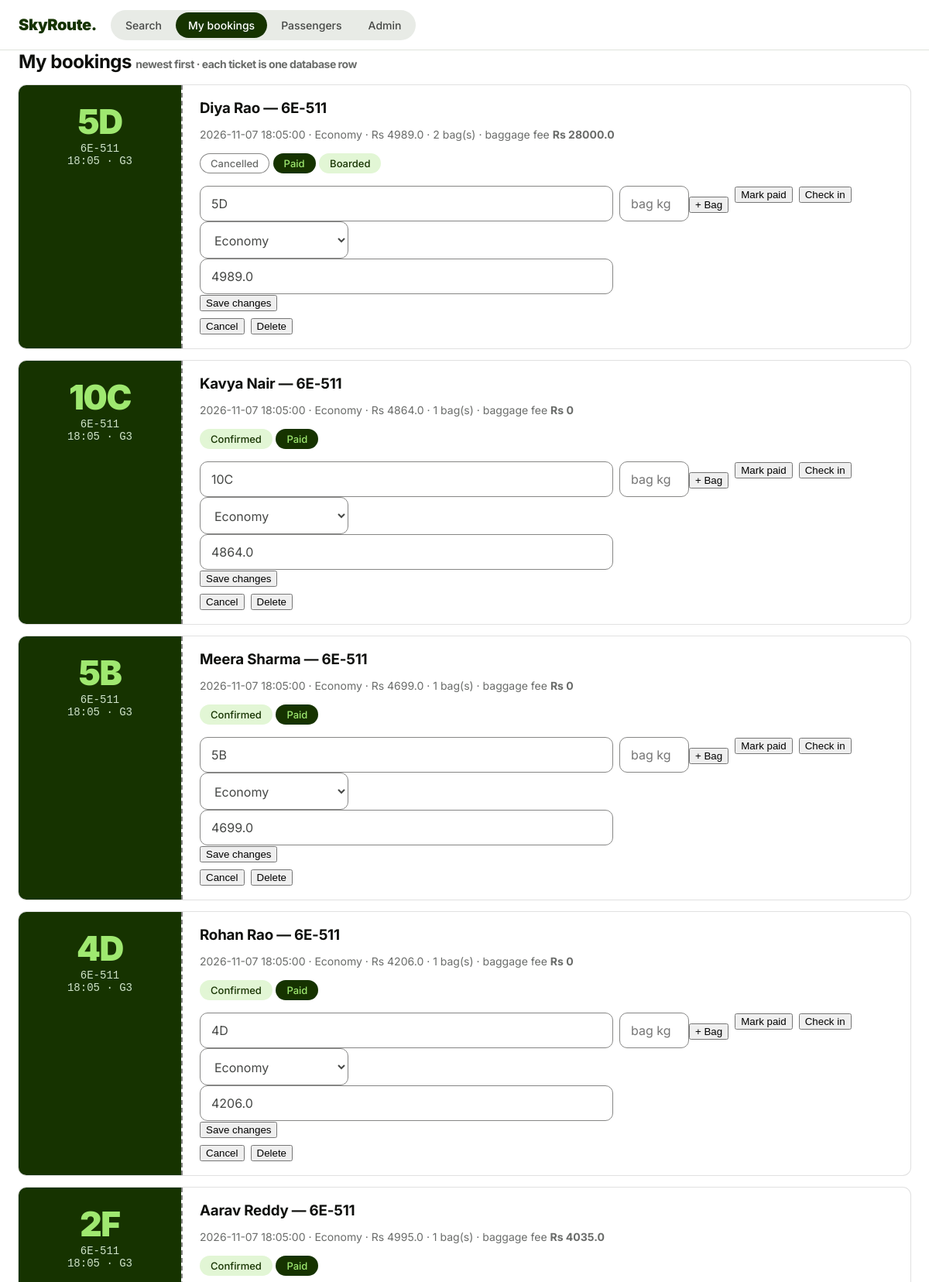
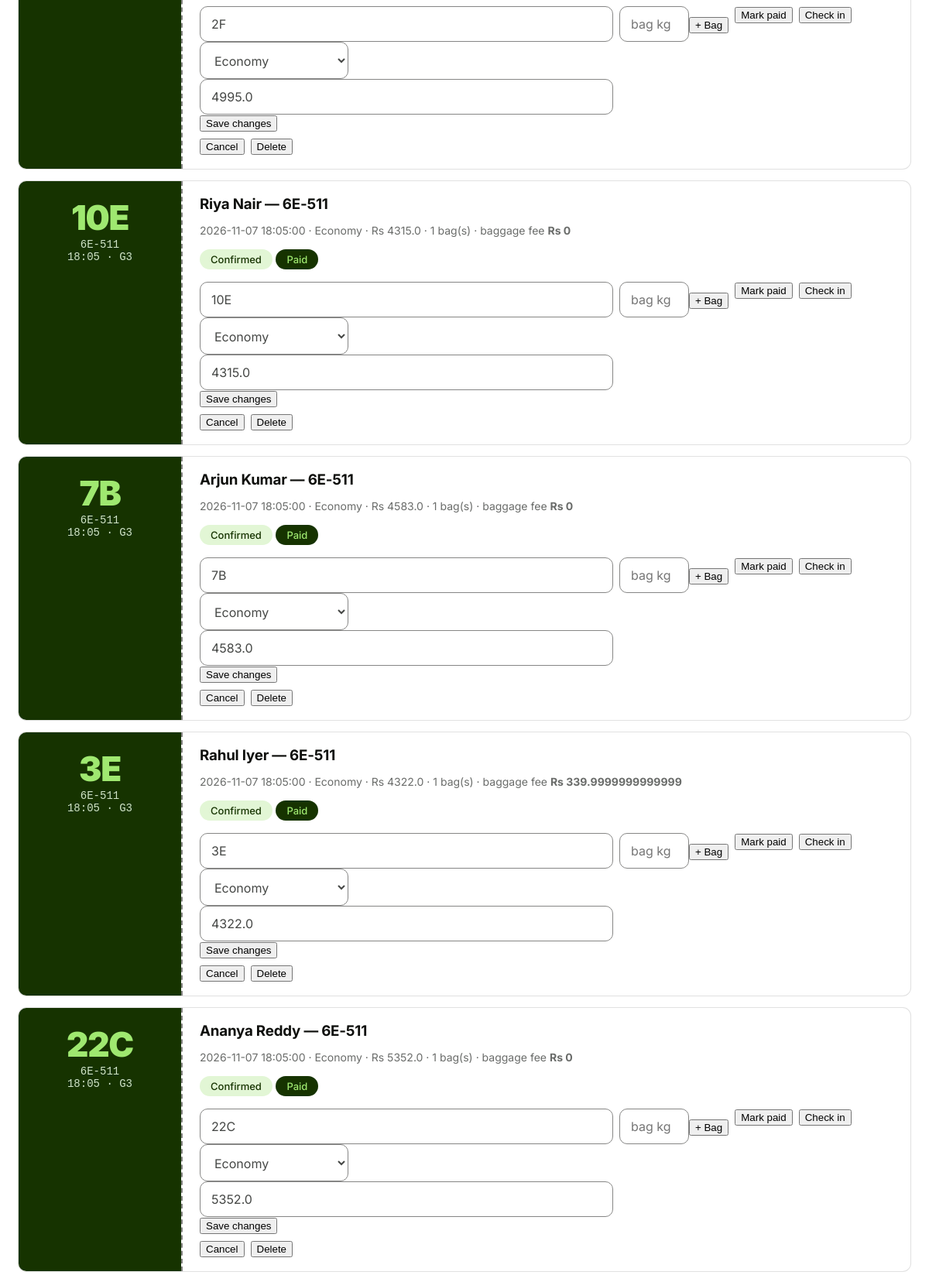
Screenshot of /bookings (upper part) with the database file from the repository (2 pictures, top to bottom).
### tables this page shows
CREATE TABLE Payments (
  payment_id    INTEGER PRIMARY KEY AUTOINCREMENT,
  booking_id    INTEGER NOT NULL UNIQUE REFERENCES Bookings (booking_id)
                ON DELETE CASCADE ON UPDATE CASCADE,
  amount        REAL NOT NULL CHECK (amount >= 0),
  pay_method    TEXT NOT NULL,
  pay_status    TEXT NOT NULL DEFAULT 'Pending'
                CHECK (pay_status IN ('Pending','Paid','Failed','Refunded')),
  txn_reference TEXT UNIQUE,
  paid_at       TEXT
);

CREATE TABLE Bookings (
  booking_id   INTEGER PRIMARY KEY AUTOINCREMENT,
  passenger_id INTEGER NOT NULL REFERENCES Passengers (passenger_id)
               ON DELETE CASCADE ON UPDATE CASCADE,
  departure_id INTEGER NOT NULL REFERENCES Departures (departure_id)
               ON DELETE CASCADE ON UPDATE CASCADE,
  seat_number  TEXT NOT NULL,
  travel_class TEXT NOT NULL DEFAULT 'Economy'
               CHECK (travel_class IN ('Economy','Premium Economy','Business','First')),
  price        REAL NOT NULL CHECK (price >= 0),
  booking_status TEXT NOT NULL DEFAULT 'Confirmed'
               CHECK (booking_status IN ('Pending','Confirmed','Cancelled','Refunded')),
  booked_at    TEXT NOT NULL DEFAULT (datetime('now')),
  UNIQUE (departure_id, seat_number)
);

CREATE TABLE Flights (
  flight_id            INTEGER PRIMARY KEY AUTOINCREMENT,
  flight_number        TEXT NOT NULL,
  airline_id           INTEGER NOT NULL REFERENCES Airlines (airline_id)
                       ON DELETE CASCADE ON UPDATE CASCADE,
  departure_airport_id INTEGER NOT NULL REFERENCES Airports (airport_id)
                       ON DELETE RESTRICT ON UPDATE CASCADE,
  arrival_airport_id   INTEGER NOT NULL REFERENCES Airports (airport_id)
                       ON DELETE RESTRICT ON UPDATE CASCADE,
  sched_departure      TEXT NOT NULL,
  sched_arrival        TEXT NOT NULL,
  flight_status        TEXT NOT NULL DEFAULT 'Active'
                       CHECK (flight_status IN ('Active','Suspended')),
  UNIQUE (flight_number),
  CHECK (departure_airport_id <> arrival_airport_id)
);

CREATE TABLE Departures (
  departure_id        INTEGER PRIMARY KEY AUTOINCREMENT,
  flight_id           INTEGER NOT NULL REFERENCES Flights (flight_id)
                      ON DELETE CASCADE ON UPDATE CASCADE,
  scheduled_departure TEXT NOT NULL,
  scheduled_arrival   TEXT NOT NULL,
  departure_status    TEXT NOT NULL DEFAULT 'Scheduled'
                      CHECK (departure_status IN
                        ('Scheduled','Boarding','Departed','Arrived','Delayed','Cancelled')),
  aircraft_id INTEGER REFERENCES Aircraft (aircraft_id)
              ON DELETE SET NULL ON UPDATE CASCADE,
  gate_id     INTEGER REFERENCES Gates (gate_id)
              ON DELETE SET NULL ON UPDATE CASCADE,
  UNIQUE (flight_id, scheduled_departure),
  CHECK (scheduled_arrival > scheduled_departure)
);

CREATE TABLE Gates (
  gate_id     INTEGER PRIMARY KEY AUTOINCREMENT,
  terminal_id INTEGER NOT NULL REFERENCES Terminals (terminal_id)
              ON DELETE CASCADE ON UPDATE CASCADE,
  gate_number TEXT NOT NULL,
  gate_status TEXT NOT NULL DEFAULT 'Open'
              CHECK (gate_status IN ('Open','Closed','Maintenance')),
  UNIQUE (terminal_id, gate_number)
);

CREATE TABLE Passengers (
  passenger_id    INTEGER PRIMARY KEY AUTOINCREMENT,
  first_name      TEXT NOT NULL,
  last_name       TEXT NOT NULL,
  passport_number TEXT,
  nationality     TEXT NOT NULL DEFAULT 'India',
  phone           TEXT NOT NULL,
  email           TEXT NOT NULL,
  UNIQUE (passport_number),
  UNIQUE (email)
);

### app.py (the view)
@app.route("/bookings")
def bookings():
    db = get_db()
    rows = db.execute(
        """SELECT b.*, p.first_name, p.last_name, f.flight_number, d.scheduled_departure,
                  g.gate_number, pay.pay_status,
                  (SELECT COUNT(*) FROM Baggage WHERE booking_id = b.booking_id) AS bags,
                  COALESCE((SELECT SUM(MAX(weight_kg - 20, 0)) * 500 FROM Baggage
                            WHERE booking_id = b.booking_id), 0) AS fee,
                  (SELECT boarding_status FROM Check_Ins WHERE booking_id = b.booking_id) AS boarding
           FROM Bookings b
           JOIN Passengers p ON b.passenger_id = p.passenger_id
           JOIN Departures d ON b.departure_id = d.departure_id
           JOIN Flights f ON d.flight_id = f.flight_id
           LEFT JOIN Gates g ON d.gate_id = g.gate_id
           LEFT JOIN Payments pay ON b.booking_id = pay.booking_id
           ORDER BY b.booking_id DESC LIMIT 100""").fetchall()
    return render_template("bookings.html", rows=rows)

### app.py (called while the page is built)
def get_db():
    if "db" not in g:
        g.db = sqlite3.connect(DB)
        g.db.row_factory = sqlite3.Row
        g.db.execute("PRAGMA foreign_keys = ON")
    return g.db

### templates/bookings.html
{% extends "base.html" %}{% set page='bookings' %}{% block body %}
<h2>My bookings <span class="mut">newest first · each ticket is one database row</span></h2>
{% for b in rows %}
<article class="ticket">
<div class="stub">
<div class="seat">{{ b.seat_number }}</div>
<div class="fl">{{ b.flight_number }}</div>
<div class="fl">{{ b.scheduled_departure[11:16] }} · {{ b.gate_number or "—" }}</div>
</div>
<div class="tbody">
<h3>{{ b.first_name }} {{ b.last_name }} — {{ b.flight_number }}</h3>
<p class="mut">{{ b.scheduled_departure }} · {{ b.travel_class }} · Rs {{ b.price }} ·
{{ b.bags }} bag(s) · baggage fee <b>Rs {{ b.fee }}</b></p>
<p><span class="tag {{ 'ok' if b.booking_status=='Confirmed' else 'dim' }}">{{ b.booking_status }}</span>
<span class="tag {{ 'dark' if b.pay_status=='Paid' else 'warn' }}">{{ b.pay_status }}</span>
{% if b.boarding %}<span class="tag ok">{{ b.boarding }}</span>{% endif %}</p>
<div class="actions">
<form class="inline" action="/bookings/{{ b.booking_id }}/edit" method="post">
<input name="seat" value="{{ b.seat_number }}" size="4" title="New seat">
<select name="travel_class" style="width:auto">{% for c in ['Economy','Premium Economy','Business','First'] %}
<option {% if c==b.travel_class %}selected{% endif %}>{{ c }}</option>{% endfor %}</select>
<input name="price" value="{{ b.price }}" size="6" title="New price">
<button class="ghost">Save changes</button></form>
<form class="inline" action="/baggage/{{ b.booking_id }}" method="post">
<input name="weight" size="5" placeholder="bag kg" required style="width:90px"><button class="ghost">+ Bag</button></form>
<form class="inline" action="/payment/{{ b.booking_id }}/pay" method="post"><button class="ghost">Mark paid</button></form>
<form class="inline" action="/checkin/{{ b.booking_id }}" method="post"><button class="ghost">Check in</button></form>
<form class="inline" action="/bookings/{{ b.booking_id }}/cancel" method="post"><button class="ghost">Cancel</button></form>
<form class="inline" action="/bookings/{{ b.booking_id }}/delete" method="post"><button class="danger">Delete</button></form>
</div></div></article>
{% else %}<div class="card"><p>No bookings yet. <a href="/">Search a flight and pick a seat.</a></p></div>
{% endfor %}{% endblock %}

### templates/base.html (shortened to what this page needs)
<!doctype html>
<html><head><meta charset="utf-8"><meta name="viewport" content="width=device-width,initial-scale=1">
</head>
<body>
<header class="top"><div class="wrap navbar">
<a class="brand" href="/">SkyRoute<span class="dot">.</span></a>
<nav class="segments">
<a href="/" class="{{ 'here' if page=='search' else '' }}">Search</a>
<a href="/bookings" class="{{ 'here' if page=='bookings' else '' }}">My bookings</a>
<a href="/passengers" class="{{ 'here' if page=='pax' else '' }}">Passengers</a>
<a href="/admin" class="{{ 'here' if page=='admin' else '' }}">Admin</a>
</nav></div></header>
<main><div class="wrap">
{% block body %}{% endblock %}
</div></main>
</body></html>

### templates/base.html (style rules this page uses)
:root { --forest:#163300;--lime:#9fe870;--spruce:#054d28;--mist:#e2f6d5; --fog:#e8ebe6;--paper:#fff;--char:#454745;--obsidian:#0e0f0c; --pebble:#868685;--slate:#6a6c6a;--red:#cb272f;--line:#dfe4dc }
* { box-sizing:border-box }
body { font-family:'Inter',"Segoe UI",Arial,sans-serif;margin:0;background:var(--paper); color:var(--char);font-size:16px;-webkit-font-smoothing:antialiased }
.wrap { max-width:1200px;margin:0 auto;padding:0 24px }
header.top { position:sticky;top:0;z-index:20;background:var(--paper); border-bottom:1px solid var(--line) }
.navbar { display:flex;align-items:center;gap:18px;height:64px }
.brand { font-weight:900;font-size:20px;letter-spacing:-.02em;color:var(--forest); text-decoration:none }
.brand .dot { color:var(--forest) }
.segments { display:flex;background:var(--fog);border-radius:9999px;padding:3px;gap:2px }
.segments a { text-decoration:none;color:var(--char);font-weight:500;font-size:14px; padding:8px 16px;border-radius:9999px;transition:background .2s ease }
.segments a.here { background:var(--forest);color:#fff }
select,input { font:inherit;padding:12px 14px;border:1px solid var(--pebble); border-radius:10px;background:var(--paper);color:var(--char);width:100% }
h2 { color:var(--obsidian);letter-spacing:-.02em;margin:0 0 6px }
.mut { color:var(--slate);font-size:14px }
.tag { display:inline-block;border-radius:9999px;padding:5px 14px;font-size:13px;font-weight:500 }
.tag.ok { background:var(--mist);color:var(--forest) }
.tag.dim { background:#fff;color:var(--slate);box-shadow:inset 0 0 0 1px var(--pebble) }
.tag.dark { background:var(--forest);color:var(--lime) }
.ticket { background:var(--paper);border-radius:10px;display:grid; grid-template-columns:210px 1fr;box-shadow:rgba(14,15,12,.12) 0 0 0 1px; margin:16px 0;overflow:hidden;animation:rise .5s ease both }
.stub { background:var(--forest);color:#fff;padding:20px;text-align:center }
.stub .seat { font-size:44px;font-weight:900;letter-spacing:-.03em;color:var(--lime) }
.stub .fl { font-family:Consolas,monospace;font-size:14px;color:#cfe3c8 }
.tbody { padding:18px 22px;border-left:2px dashed var(--pebble);position:relative }
.tbody h3 { margin:0 0 4px;color:var(--obsidian);letter-spacing:-.01em }
.actions { display:flex;gap:8px;flex-wrap:wrap;margin-top:12px }
form.inline { display:inline }

### rows the page displays
Payments: seat_number "5D", flight_number "6E-511", scheduled_departure "18:05", gate_number "G3", first_name "Diya", last_name "Rao", scheduled_departure "2026-11-07 18:05:00", travel_class "Economy", price "4989.0", bags "2", fee "28000.0", booking_status "Cancelled", pay_status "Paid", boarding "Boarded", seat "5D"
Payments: seat_number "10C", flight_number "6E-511", scheduled_departure "18:05", gate_number "G3", first_name "Kavya", last_name "Nair", scheduled_departure "2026-11-07 18:05:00", travel_class "Economy", price "4864.0", bags "1", fee "0", booking_status "Confirmed", pay_status "Paid", seat "10C"
Payments: seat_number "5B", flight_number "6E-511", scheduled_departure "18:05", gate_number "G3", first_name "Meera", last_name "Sharma", scheduled_departure "2026-11-07 18:05:00", travel_class "Economy", price "4699.0", bags "1", fee "0", booking_status "Confirmed", pay_status "Paid", seat "5B"
Payments: seat_number "4D", flight_number "6E-511", scheduled_departure "18:05", gate_number "G3", first_name "Rohan", last_name "Rao", scheduled_departure "2026-11-07 18:05:00", travel_class "Economy", price "4206.0", bags "1", fee "0", booking_status "Confirmed", pay_status "Paid", seat "4D"
Payments: seat_number "2F", flight_number "6E-511", scheduled_departure "18:05", gate_number "G3", first_name "Aarav", last_name "Reddy", scheduled_departure "2026-11-07 18:05:00", travel_class "Economy", price "4995.0", bags "1", fee "4035.0", booking_status "Confirmed", pay_status "Paid", seat "2F"
Payments: seat_number "10E", flight_number "6E-511", scheduled_departure "18:05", gate_number "G3", first_name "Riya", last_name "Nair", scheduled_departure "2026-11-07 18:05:00", travel_class "Economy", price "4315.0", bags "1", fee "0", booking_status "Confirmed", pay_status "Paid", seat "10E"
Payments: seat_number "7B", flight_number "6E-511", scheduled_departure "18:05", gate_number "G3", first_name "Arjun", last_name "Kumar", scheduled_departure "2026-11-07 18:05:00", travel_class "Economy", price "4583.0", bags "1", fee "0", booking_status "Confirmed", pay_status "Paid", seat "7B"
Payments: seat_number "3E", flight_number "6E-511", scheduled_departure "18:05", gate_number "G3", first_name "Rahul", last_name "Iyer", scheduled_departure "2026-11-07 18:05:00", travel_class "Economy", price "4322.0", bags "1", fee "339.9999999999999", booking_status "Confirmed", pay_status "Paid", seat "3E"
Payments: seat_number "22C", flight_number "6E-511", scheduled_departure "18:05", gate_number "G3", first_name "Ananya", last_name "Reddy", scheduled_departure "2026-11-07 18:05:00", travel_class "Economy", price "5352.0", bags "1", fee "0", booking_status "Confirmed", pay_status "Paid", seat "22C"

### other values shown
form field travel_class "Economy"
